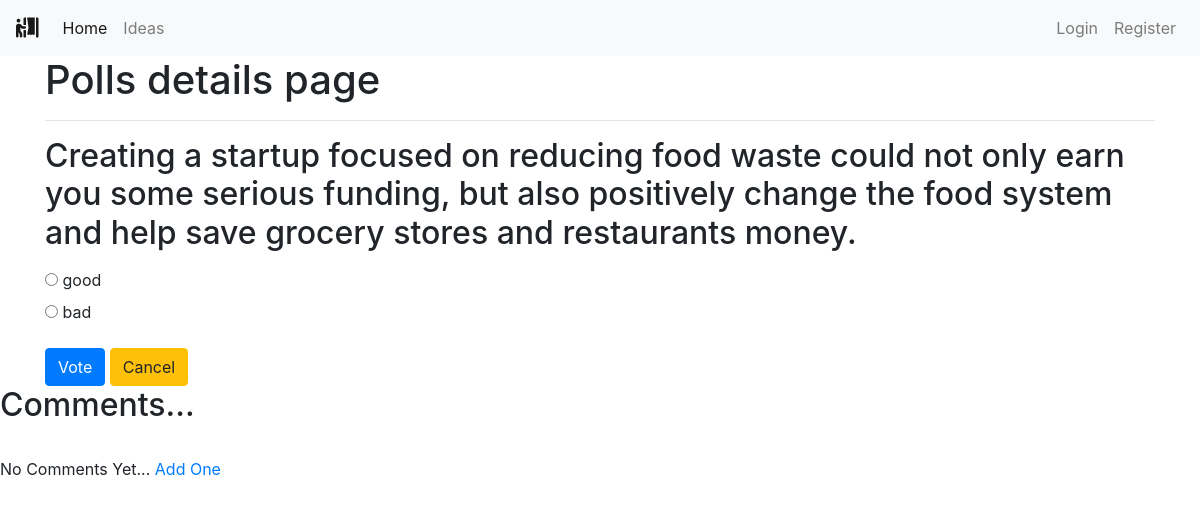
Screenshot of /polls/4/ with the database file from the repository.
### polls/models.py (models this page shows, shortened)
class Poll(models.Model):
    owner = models.ForeignKey(User, on_delete=models.CASCADE)
    text = models.TextField()
    pub_date = models.DateTimeField(default=timezone.now)
    active = models.BooleanField(default=True)
    def __str__(self):
        return self.text

class Choice(models.Model):
    poll = models.ForeignKey(Poll, on_delete=models.CASCADE)
    choice_text = models.CharField(max_length=255)

### polls/views.py (the view)
# urls.py: path('<int:poll_id>/', views.poll_detail, name='detail'),
def poll_detail(request, poll_id):
    poll = get_object_or_404(Poll, id=poll_id)
    if not poll.active:
        return render(request, 'polls/poll_result.html', {'poll': poll})
    loop_count = poll.choice_set.count()
    context = {
        'poll': poll,
        'loop_time': range(0, loop_count),
    }
    return render(request, 'polls/poll_detail.html', context)

### polls/templates/polls/poll_detail.html (shortened to what this page needs)
{% extends 'base.html' %}
{% block content %}
<div class="container">
    <h1>Polls details page</h1>
    <hr>
    <h2 class="mt-3 mb-3">{{ poll }}</h2>
    <form action="{% url 'polls:vote' poll.id %}" method="POST">
        {% for choice in poll.choice_set.all %}
        <input type="radio" name="choice" id="choice{{ forloop.counter }}" value="{{ choice.id }}">
        <label for="choice{{ forloop.counter }}">{{ choice.choice_text }}</label>
        <br>
        {% endfor %}
        <input type="submit" value="Vote" class="btn btn-primary mt-3">
        <a class="btn btn-warning mt-3" href="{% url 'polls:list' %}" role="button">Cancel</a>
    </form>
</div>
<h2>Comments...</h2>
            <br/>
            {% if not post.comments.all %}
                No Comments Yet...<a href="#">
                Add One</a>
            {% endif %}
{% endblock content %}

### rows the page displays
Poll: text "Creating a startup focused on reducing food waste could not only earn you some serious funding, but also positively change the food system and help save grocery stores and restaurants money."
Choice: choice_text "good"
Choice: choice_text "bad"
